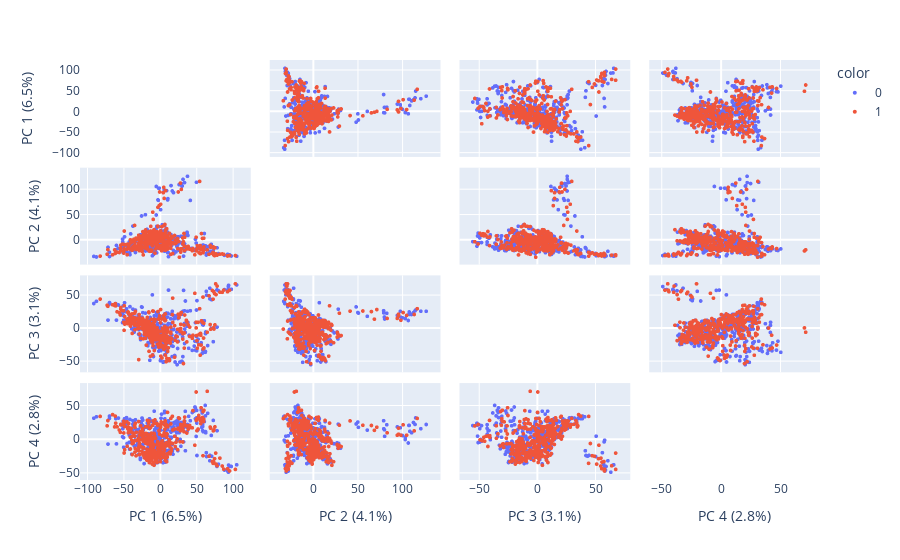

The code cell stored with this chart in its notebook:
### Markdown cell above
## PCA summary of the data

### Code cell
import plotly.express as px
from sklearn.decomposition import PCA
from sklearn.pipeline import Pipeline
from sklearn.preprocessing import StandardScaler


def make_pca_grid_fig(df, n_components):
    """
    df: a dataframe with index = [cohort_id, sample_id], columns = [GeneSymbol]
    """
    pca = PCA(n_components=n_components)
    pipeline = Pipeline([("scaling", StandardScaler()), ("pca", pca)])
    components = pipeline.fit_transform(df)
    labels = {
        str(i): f"PC {i+1} ({var:.1f}%)"
        for i, var in enumerate(pca.explained_variance_ratio_ * 100)
    }
    fig = px.scatter_matrix(
        components,
        labels=labels,
        dimensions=range(n_components),
        color=df.index.get_level_values("cohort_id"),
        # hover_data=["sample_id"],
    )
    fig.update_traces(diagonal_visible=False)
    fig.update_layout(
        yaxis=dict(scaleanchor="x", scaleratio=1),
        # autosize=False,
        # width="100%",
        height=500,
    )
    fig.update_traces(marker=dict(size=4))
    return fig


make_pca_grid_fig(df_bulkrnaseq.unstack("GeneSymbol"), 4)

### Figure 1 — Plotly figure (JSON) as saved in the notebook; plotly's stock layout.template omitted (floating-point values rounded to 4 significant figures; data arrays with more than 128 entries replaced by an {"elided": "..."} marker saying what was removed)
{"data": [{"diagonal": {"visible": false}, "dimensions": [{"axis": {"matches": true}, "label": "PC 1 (6.5%)", "values": {"elided": "368 float values"}}, {"axis": {"matches": true}, "label": "PC 2 (4.1%)", "values": {"elided": "368 float values"}}, {"axis": {"matches": true}, "label": "PC 3 (3.1%)", "values": {"elided": "368 float values"}}, {"axis": {"matches": true}, "label": "PC 4 (2.8%)", "values": {"elided": "368 float values"}}], "hovertemplate": "color=0<br>%{xaxis.title.text}=%{x}<br>%{yaxis.title.text}=%{y}<extra></extra>", "legendgroup": "0", "marker": {"color": "#636efa", "size": 4, "symbol": "circle"}, "name": "0", "showlegend": true, "type": "splom"}, {"diagonal": {"visible": false}, "dimensions": [{"axis": {"matches": true}, "label": "PC 1 (6.5%)", "values": {"elided": "368 float values"}}, {"axis": {"matches": true}, "label": "PC 2 (4.1%)", "values": {"elided": "368 float values"}}, {"axis": {"matches": true}, "label": "PC 3 (3.1%)", "values": {"elided": "368 float values"}}, {"axis": {"matches": true}, "label": "PC 4 (2.8%)", "values": {"elided": "368 float values"}}], "hovertemplate": "color=1<br>%{xaxis.title.text}=%{x}<br>%{yaxis.title.text}=%{y}<extra></extra>", "legendgroup": "1", "marker": {"color": "#EF553B", "size": 4, "symbol": "circle"}, "name": "1", "showlegend": true, "type": "splom"}], "layout": {"autosize": true, "dragmode": "select", "legend": {"title": {"text": "color"}, "tracegroupgap": 0}, "margin": {"t": 60}, "xaxis": {"autorange": true, "range": [-115.8, 129.6], "type": "linear"}, "xaxis2": {"autorange": true, "range": [-53.28, 146.9], "type": "linear"}, "xaxis3": {"autorange": true, "range": [-70.34, 83.24], "type": "linear"}, "xaxis4": {"autorange": true, "range": [-63.87, 86.57], "type": "linear"}, "yaxis": {"autorange": true, "range": [-115.8, 129.6], "scaleanchor": "x", "scaleratio": 1, "type": "linear"}, "yaxis2": {"autorange": true, "range": [-53.28, 146.9], "type": "linear"}, "yaxis3": {"autorange": true, "range": [-70.34, 83.24], "type": "linear"}, "yaxis4": {"autorange": true, "range": [-63.87, 86.57], "type": "linear"}}}
